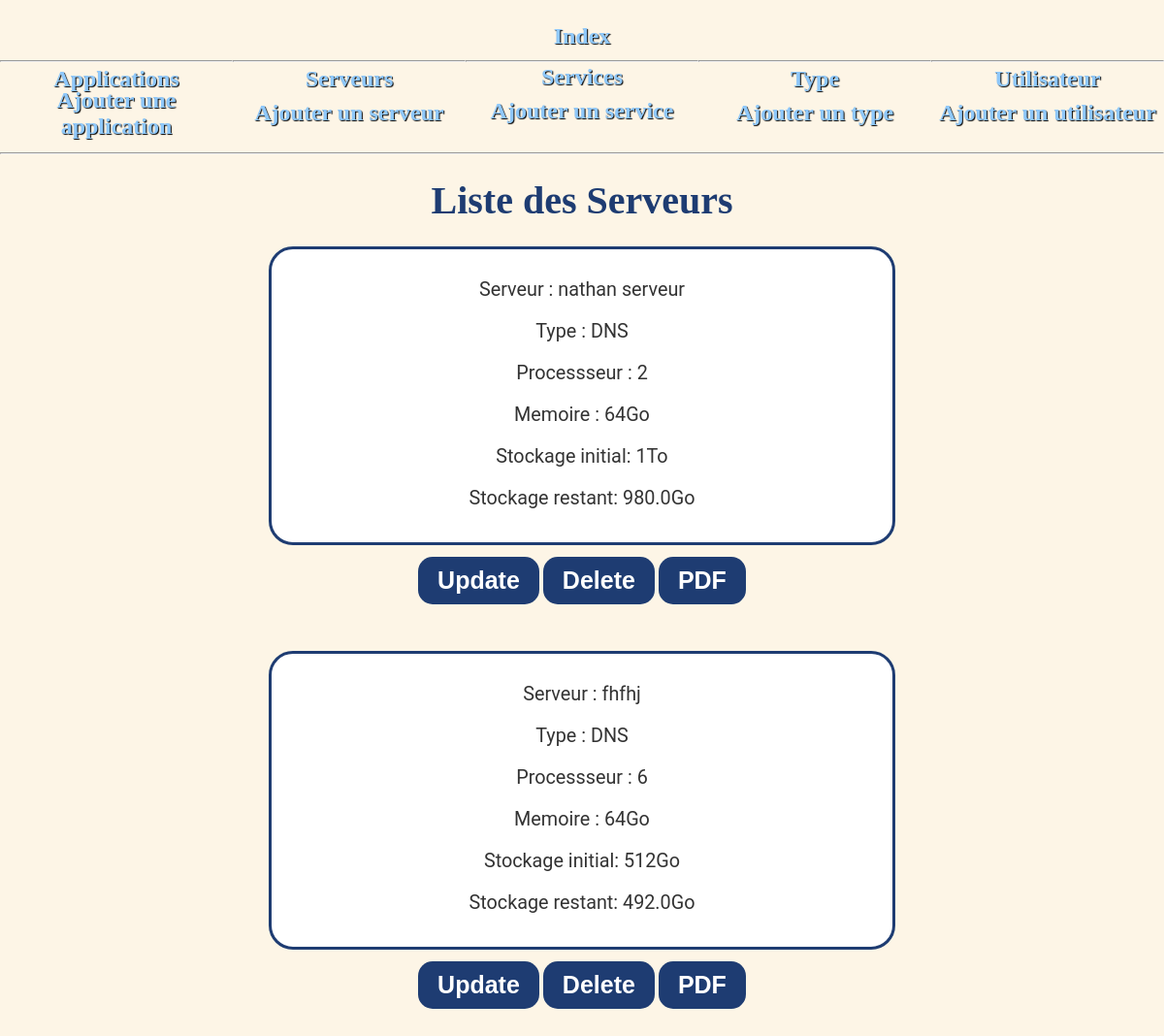
Page /adminsite/serveurs/ on the committed database.
### adminsite/models.py (models this page shows, shortened)
class Serveurs(models.Model):
    nom = models.CharField(max_length=100)
    type = models.ForeignKey(Types, on_delete=models.CASCADE, null=True, related_name="Type")
    processeur = models.IntegerField(max_length=20,null=True)
    memoire_choices = (("64Go","64Go"),("32Go","32Go"),("16Go","16Go"),("8Go","8Go"))
    memoire = models.CharField(max_length=20, choices=memoire_choices, null=True)
    stockage_choices =(("1To","1To"),("512Go","512Go"),("256Go","256Go"), ("128Go","128Go"), ("64Go","64Go"), ("32Go","32Go"))
    stockage = models.CharField(max_length=20, choices=stockage_choices, null=True)
    stockage_initial = models.CharField(max_length=20, null=True, blank=True)

class Types(models.Model):
    test_choices = (("Apache","Apache"),("SQL","SQL"),("DNS","DNS"),("Proxy","Proxy"),("Imap","Imap"))
    type = models.CharField(max_length=20, choices=test_choices, null=True)
    description = models.TextField(null = True, blank = True)
    def __str__(self):
        return f"{self.type}"

### adminsite/serveurs_views.py (the view)
# urls.py: path('', views.index),
def index(request):
    app = list(models.Serveurs.objects.all())
    return render(request, 'adminsite/serveurs/affiche.html',{"liste": app})

### adminsite/templates/adminsite/serveurs/affiche.html (shortened to what this page needs)
<!DOCTYPE html>
<html lang="fr">
    {% extends "adminsite/main.html" %}
{% block content %}
<h2> Liste des Serveurs</h2>
<ol>
    {% for l in liste %}
    <div class="form">
    <p>Serveur : {{l.nom}}</p>
    <p>Type : {{l.type}}</p>
    <p>Processseur : {{l.processeur}}</p>
    <p>Memoire : {{l.memoire}}</p>
    <p>Stockage initial: {{l.stockage_initial}}</p>
    <p>Stockage restant: {{l.stockage}}</p>
</div>
<a href="/adminsite/serveurs/update/{{l.id}}/">
<input type="submit" value="Update" class="button">{% csrf_token %}</a>
<a href="/adminsite/serveurs/delete/{{ l.id }}/" >
<input type="submit" value="Delete" class="button">{% csrf_token %}</a>
<a href="/adminsite/pdf/{{l.id}}/" >
    <input type="submit" value="PDF" class="button">{% csrf_token %}</a>
{% endfor %}
</ol>
{% endblock %}

### adminsite/static/adminsite/index.css (style rules this page uses)
* { padding: 0; margin: 0; }
body { text-align: center; background-color:oldlace; }
.button { display: inline-block; padding: 10px 20px; font-size: 25px; font-weight: bold; text-align: center; text-decoration: none; background-color: #1e3c72; color: #fff; border: none; border-radius: 15px; cursor: pointer; transition: background-color 0.3s ease; margin-top: 1%; margin-bottom: 4%; }
.form { max-width: 50%; margin: 0 auto; padding: 20px; margin-top: 4%; padding-bottom: 2%; background-color: #fff; border: 3px solid #1e3c72; border-radius: 25px; font-size: large; }
h2 { color:#1e3c72; font-weight: bold; margin-top: 2%; font-size: 250%; margin-bottom: 2%; }
.form { width: 50%; margin: auto; text-align: center; }
.form > * { padding: 10px; }
p { font-family: 'Roboto', sans-serif; font-size: 110%; color: #333333; }

### adminsite/templates/adminsite/main.html (style rules this page uses)
a:link { text-decoration:none }

### rows in the picture
Serveurs: nom "nathan serveur", type "DNS", processeur "2", memoire "64Go", stockage_initial "1To", stockage "980.0Go"
Serveurs: nom "fhfhj", type "DNS", processeur "6", memoire "64Go", stockage_initial "512Go", stockage "492.0Go"
